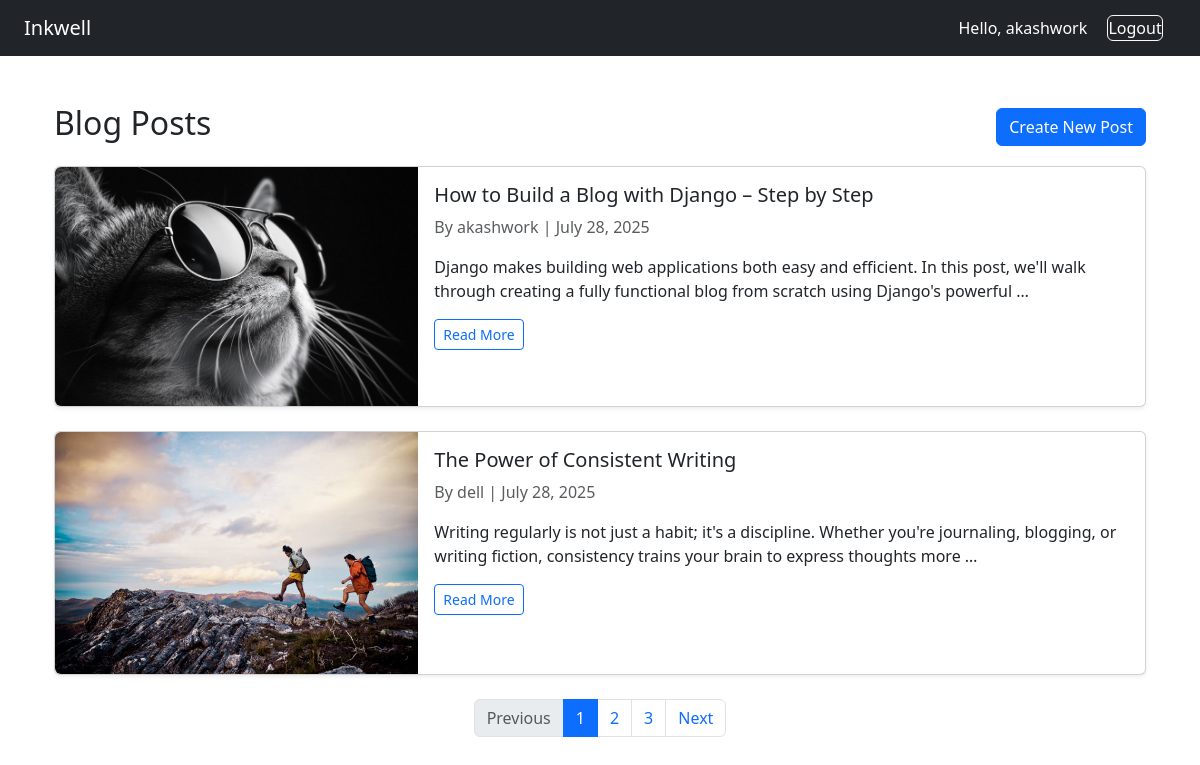
/ (signed in), run on the app's committed database.
### blogs/models.py (models this page shows, shortened)
class TimestampModel(models.Model):
    created_at = models.DateTimeField(auto_now_add=True)
    updated_at = models.DateTimeField(auto_now=True)
    class Meta:
        abstract = True

class BlogPost(TimestampModel):
    id = models.UUIDField(default=uuid.uuid4, unique=True, primary_key=True)
    title = models.CharField(max_length=250)
    image = models.ImageField(upload_to=GenerateImagePath())
    slug = models.SlugField(blank=True, unique=True)
    content = models.TextField()
    author = models.ForeignKey(
        Author, on_delete=models.SET_NULL, null=True, related_name="posts"
    )
    excerpt = models.CharField(max_length=500, blank=True, null=True)
    is_published = models.BooleanField(default=False)
    published_at = models.DateTimeField(null=True, blank=True)
    status = models.CharField(
        choices=Status.choices, default=Status.DRAFT, max_length=20
    )
    objects = models.Manager()
    publishes = PublishManger()
    class Meta:
        ordering = ["-created_at"]
        indexes = [
            models.Index(fields=["title"]),
            models.Index(fields=["is_published", "published_at"]),
        ]

class Author(TimestampModel):
    id = models.UUIDField(default=uuid.uuid4, unique=True, primary_key=True)
    user = models.OneToOneField(User, on_delete=models.CASCADE, related_name="author")
    first_name = models.CharField(max_length=250)
    last_name = models.CharField(max_length=250)
    email = models.EmailField(unique=True)
    class Meta:
        ordering = ["-created_at"]
        indexes = [models.Index(fields=["email"])]

### blogs/views.py (the view)
# urls.py: path("", views.BlogListView.as_view(), name="blog_list"),
@method_decorator(login_required, name="get")
class BlogListView(ListView):
    model = BlogPost
    template_name = "blogs/blog_post_list.html"
    context_object_name = "blogs"
    ordering = ["-created_at"]
    paginate_by = 2

### blogs/templates/blogs/blog_post_list.html
{% extends 'base.html' %}
{% block content %}
<div class="container my-4">
  <div class="d-flex justify-content-between align-items-center mb-3">
    <h2>Blog Posts</h2>
    <a href="{% url 'blogs:blog_create' %}" class="btn btn-primary">Create New Post</a>
  </div>
  {% for blog in blogs %}
    <div class="card mb-4 shadow-sm">
      <div class="row g-0">
        {% if blog.image %}
          <div class="col-md-4">
            <a href="{% url 'blogs:blog_detail' blog.slug %}">
              <img src="{{ blog.image.url }}" class="img-fluid rounded-start" alt="Blog Image" />
            </a>
          </div>
        {% endif %}
        <div class="{% if blog.image %}col-md-8{% else %}col-md-12{% endif %}">
          <div class="card-body">
            <h5 class="card-title">
              <a href="{% url 'blogs:blog_detail' blog.slug %}" class="text-decoration-none text-dark">
                {{ blog.title }}
              </a>
            </h5>
            <p class="card-text text-muted">
              By {{ blog.author.user.username }} | {{ blog.created_at|date:"F d, Y" }}
            </p>
            <p class="card-text">{{ blog.content|truncatewords:25 }}</p>
            <a href="{% url 'blogs:blog_detail' blog.slug %}" class="btn btn-outline-primary btn-sm">
              Read More
            </a>
          </div>
        </div>
      </div>
    </div>
  {% empty %}
    <p>No blog posts found.</p>
  {% endfor %}
  {% if is_paginated %}
    <nav aria-label="Page navigation">
      <ul class="pagination justify-content-center">
        {% if page_obj.has_previous %}
          <li class="page-item">
            <a class="page-link" href="?page={{ page_obj.previous_page_number }}">Previous</a>
          </li>
        {% else %}
          <li class="page-item disabled">
            <span class="page-link">Previous</span>
          </li>
        {% endif %}
        {% for num in paginator.page_range %}
          {% if num > page_obj.number|add:'-3' and num < page_obj.number|add:'3' %}
            {% if page_obj.number == num %}
              <li class="page-item active">
                <span class="page-link">{{ num }}</span>
              </li>
            {% else %}
              <li class="page-item">
                <a class="page-link" href="?page={{ num }}">{{ num }}</a>
              </li>
            {% endif %}
          {% endif %}
        {% endfor %}
        {% if page_obj.has_next %}
          <li class="page-item">
            <a class="page-link" href="?page={{ page_obj.next_page_number }}">Next</a>
          </li>
        {% else %}
          <li class="page-item disabled">
            <span class="page-link">Next</span>
          </li>
        {% endif %}
      </ul>
    </nav>
  {% endif %}
</div>
{% endblock %}

### templates/base.html (shortened to what this page needs)
{% load static %}
<!DOCTYPE html>
<html lang="en">
  <head>
    <link
    href = "{% static 'css/bootstrap.min.css' %}"
      rel="stylesheet"
    />
  </head>
  <body>
    <nav class="navbar navbar-expand-lg navbar-dark bg-dark px-4">
      <a class="navbar-brand" href="{% url 'blogs:blog_list' %}">Inkwell</a>
      <div class="ms-auto">
        {% if user.is_authenticated %}
        <span class="text-white me-3">Hello, {{ user.username }}</span>
       <form method="post" action="{% url 'account:logout' %}" style="display: inline;">
        <button type="submit" class="btn btn-outline-light p-0 m-0 align-baseline" style="color: #fff;">
            Logout
        </button>
        </form>
        {% endif %}
      </div>
    </nav>
    <div class="container py-4">
       {% block content %}{% endblock %}
    </div>
  </body>
</html>

### data on the page
BlogPost: image (picture), title "How to Build a Blog with Django – Step by Step", author.user.username "akashwork", created_at "July 28, 2025", content "Django makes building web applications both easy and efficient. In this post, we'll walk through creating a fully functional blog from scratch using Django's powerful …"
BlogPost: image (picture), title "The Power of Consistent Writing", author.user.username "dell", created_at "July 28, 2025", content "Writing regularly is not just a habit; it's a discipline. Whether you're journaling, blogging, or writing fiction, consistency trains your brain to express thoughts more …"

### other printed values
{{ user.username }} "akashwork"
{{ num }} "1"
{{ num }} "2" "3"
